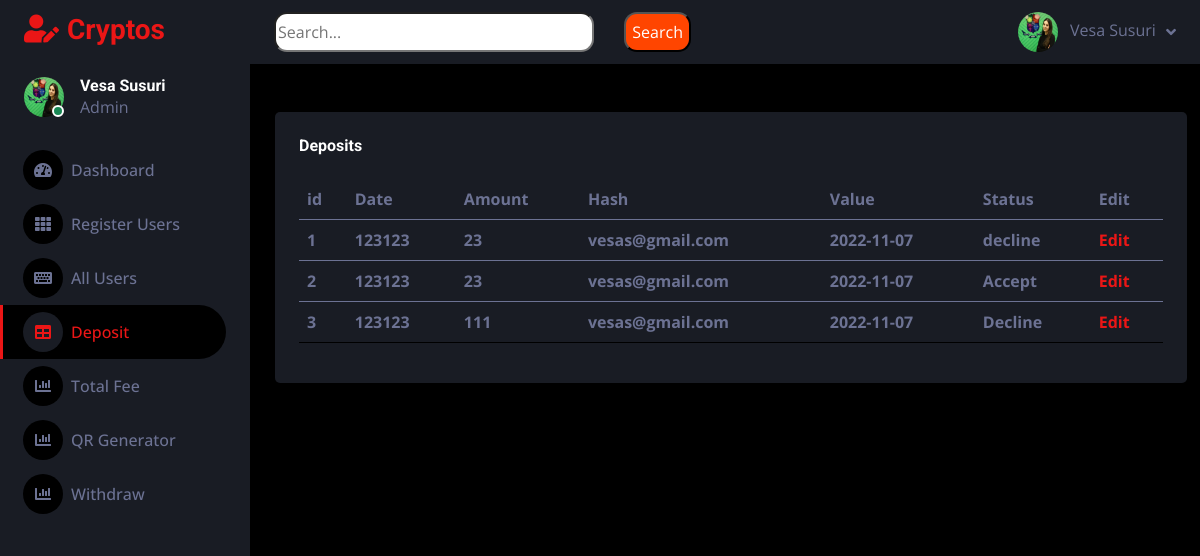
Before: /admin2/search.php with the older database file.
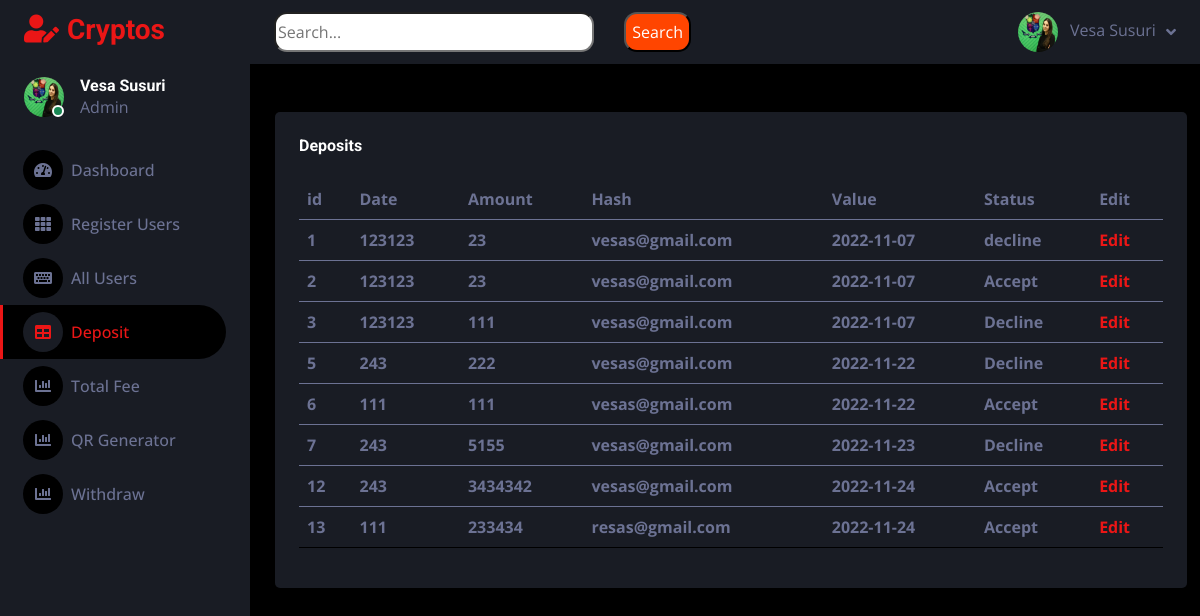
After: the same page with the newer database file.
### tables this page shows
CREATE TABLE `deposit` (
  `id` int(255) NOT NULL,
  `amount` varchar(255) DEFAULT NULL,
  `btcWallet` varchar(255) DEFAULT NULL,
  `username` varchar(255) DEFAULT NULL,
  `date` date DEFAULT current_timestamp(),
  `status` varchar(255) DEFAULT 'Decline'
);

### admin2/search.php (the view, shortened to what the changed rows need)
<!DOCTYPE html>
<html>
<head>
    <link href="https://cdnjs.cloudflare.com/ajax/libs/font-awesome/5.10.0/css/all.min.css" rel="stylesheet">
    <link href="https://cdn.jsdelivr.net/npm/bootstrap-icons@1.4.1/font/bootstrap-icons.css" rel="stylesheet">
    <link href="lib/owlcarousel/assets/owl.carousel.min.css" rel="stylesheet">
    <link href="lib/tempusdominus/css/tempusdominus-bootstrap-4.min.css" rel="stylesheet" />
    <link href="css/bootstrap.min.css" rel="stylesheet">
    <link href="css/style.css" rel="stylesheet">
</head>
<?php
include('edit_deposit_id.php');
?>
<body>
<div class="container-fluid position-relative d-flex p-0">
        <div class="content">
<br><br>
    <div class="col-sm-12 col-xl-6" style="margin-left:25px; width:96%;">
                 <div class="bg-secondary rounded h-100 p-4">
                    <table class="table table-hover">
                        <thead>
                         <tr>
                            <th scope="col">id</th>
                            <th scope="col">Date</th>
                            <th scope="col">Amount</th>
                            <th scope="col">Hash</th>
                            <th scope="col">Value</th>
                            <th scope="col">Status</th>
                            <th scope="col">Edit</th>
                          </tr>
                        </thead>
                        <?php
                          $search_id = $_GET['value'];
                          $search_query = "select * from deposit where username like '%$search_id%'";
                          $run_query = mysqli_query($con, $search_query);
                          while ($search_row=mysqli_fetch_array($run_query)){
                          $id = $search_row['id'];
                          $amount = $search_row['amount'];
                          $btcWallet = $search_row['btcWallet'];
                          $username = $search_row['username'];
                          $date = $search_row['date'];
                          $status = $search_row['status'];
                ?>
                        <tbody>
                            <tr>
                            <th scope="row">
                              <?php echo $id; ?>
                            </th>
                            <th scope="row">
                            <?php echo $amount; ?>
                            </th>
                            <th scope="row">
                            <?php echo $btcWallet; ?>
                            </th>
                            <th scope="row">
                            <?php echo $username; ?>
                            </th>
                            <th scope="row">
                            <?php echo $date; ?>
                            </th>
                            <th scope="row">
                            <?php echo $status; ?>
                            </th>
                            <th scope="row">
                             <a href="edit_users.php?edit=<?php echo $id; ?>">Edit</a>
                            </th>
                                </tbody>
                                <?php } ?>
                            </table>
                        </div>
                    </div>
    </div>
</body>
</html>

Changed rows visible on the page:
added deposit: id "5", amount "243", btcWallet "222", username "vesas@gmail.com", date "2022-11-22", status "Decline"
added deposit: id "6", amount "111", btcWallet "111", username "vesas@gmail.com", date "2022-11-22", status "Accept"
added deposit: id "7", amount "243", btcWallet "5155", username "vesas@gmail.com", date "2022-11-23", status "Decline"
added deposit: id "12", amount "243", btcWallet "3434342", username "vesas@gmail.com", date "2022-11-24", status "Accept"
added deposit: id "13", amount "111", btcWallet "233434", username "resas@gmail.com", date "2022-11-24", status "Accept"
